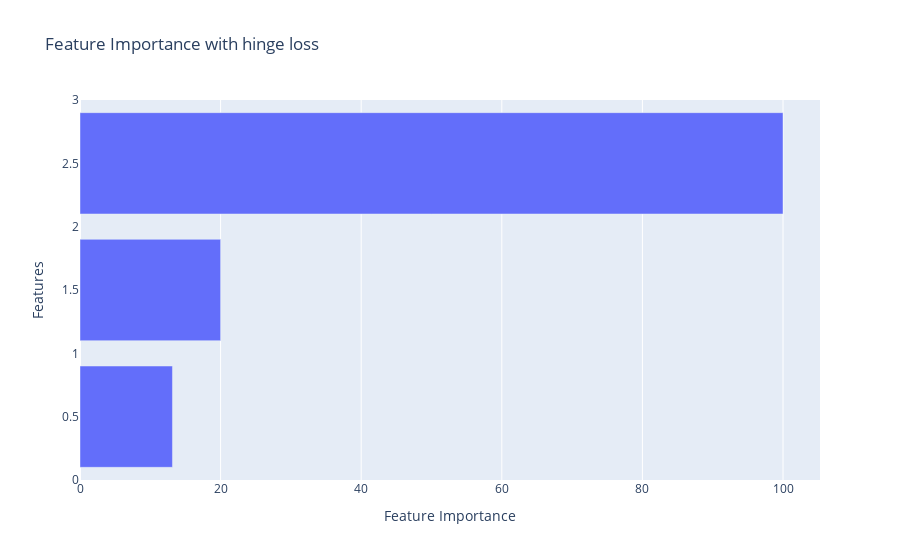

The notebook cell saved with this chart:
### Code cell
sorted_idx = np.argsort(feature_importance_hinge)
pos_1 = np.arange(sorted_idx.shape[0]) + .5
pos_dict_1 = dict(zip(X.columns,pos))
print(pos_dict_1)
fig = go.Figure(data=[go.Bar(x =feature_importance_hinge[sorted_idx] ,y= pos_1, orientation='h')],
                layout=go.Layout(title=go.layout.Title(text="Feature Importance with hinge loss"),
                xaxis=go.layout.XAxis(title=go.layout.xaxis.Title(text='Feature Importance')),
                yaxis=go.layout.YAxis(title=go.layout.yaxis.Title(text='Features'))
               ))
fig.show()

### Figure 1 — Plotly figure (JSON) as saved in the notebook; plotly's stock layout.template omitted (floating-point values rounded to 4 significant figures)
{"data": [{"orientation": "h", "type": "bar", "x": [13.15, 20.01, 100], "y": [0.5, 1.5, 2.5]}], "layout": {"title": {"text": "Feature Importance with hinge loss"}, "xaxis": {"title": {"text": "Feature Importance"}}, "yaxis": {"title": {"text": "Features"}}}}
